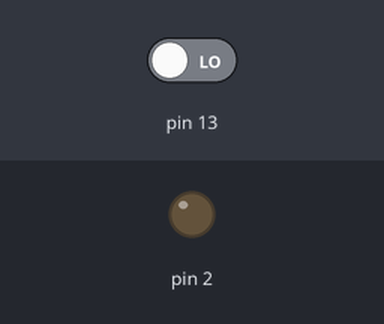
Simulated run of this sketch. Board: Arduino Uno, built with avr-gcc and run on an emulated ATmega328P. Shown: output pins drawn as LEDs (lit = HIGH). The inputs (shaded band) are chosen by the test bench; at power-on: pin 13 LOW.

Above: at 1.2 s.
1.3 s: pin 13 driven HIGH
At 2.1 s:
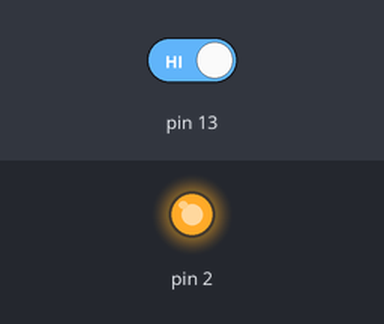
2.8 s: pin 13 driven LOW
At 3.6 s:
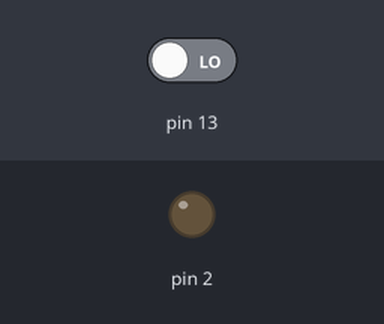
Timing chart, 0 to 5.8 s (numbered marks = the images above; inputs shaded):
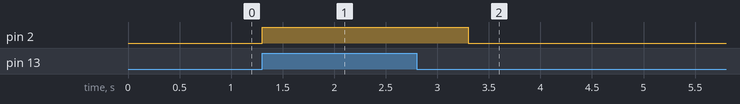

Measured:
- after the input at 1.3 s, pin 2: LOW → HIGH at once
- after the input at 2.8 s, pin 2: HIGH → LOW after 0.50 s

The sketch:

A005_LED_e_pulsante.ino
```cpp
/*
LED controllato da un pulsante
*/

void setup() {
	pinMode(13, INPUT);
	pinMode(2, OUTPUT);
}

void loop() {
	int tasto1 = digitalRead(13);
	if (tasto1 == HIGH) {
		digitalWrite (2, HIGH);
		delay(1000);
    } else {
	  digitalWrite (2, LOW);
    }
}
```
